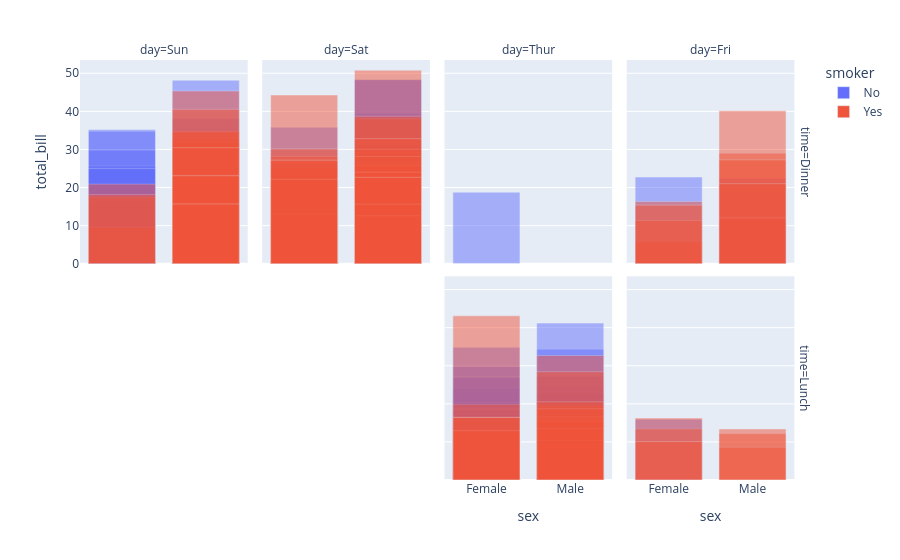

Notebook source saved alongside this figure:
### Code cell
px.bar(tips,x='sex',y='total_bill',color='smoker',barmode='overlay',
      facet_row='time',facet_col='day')

### Figure 1 — Plotly figure (JSON) as saved in the notebook; plotly's stock layout.template omitted (floating-point values rounded to 4 significant figures)
{"data": [{"alignmentgroup": "True", "hovertemplate": "smoker=No<br>time=Dinner<br>day=Sun<br>sex=%{x}<br>total_bill=%{y}<extra></extra>", "legendgroup": "No", "marker": {"color": "#636efa", "opacity": 0.5, "pattern": {"shape": ""}}, "name": "No", "offsetgroup": "No", "orientation": "v", "showlegend": true, "textposition": "auto", "type": "bar", "x": ["Female", "Male", "Male", "Male", "Female", "Male", "Male", "Male", "Male", "Male", "Male", "Female", "Male", "Male", "Female", "Male", "Female", "Male", "Female", "Male", "Male", "Male", "Male", "Male", "Male", "Male", "Male", "Male", "Male", "Female", "Female", "Male", "Male", "Male", "Male", "Male", "Female", "Female", "Male", "Male", "Male", "Male", "Male", "Male", "Female", "Male", "Female", "Female", "Male", "Male", "Male", "Female", "Male", "Male", "Male", "Male", "Male"], "xaxis": "x5", "y": [16.99, 10.34, 21.01, 23.68, 24.59, 25.29, 8.77, 26.88, 15.04, 14.78, 10.27, 35.26, 15.42, 18.43, 14.83, 21.58, 10.33, 16.29, 16.97, 17.46, 13.94, 9.68, 30.4, 18.29, 22.23, 32.4, 28.55, 18.04, 12.54, 10.29, 34.81, 9.94, 25.56, 19.49, 38.07, 23.95, 25.71, 17.31, 29.93, 14.07, 13.13, 17.26, 24.55, 19.77, 29.85, 48.17, 25, 13.39, 16.49, 21.5, 12.66, 16.21, 13.81, 24.52, 20.76, 31.71, 20.69], "yaxis": "y5"}, {"alignmentgroup": "True", "hovertemplate": "smoker=No<br>time=Dinner<br>day=Sat<br>sex=%{x}<br>total_bill=%{y}<extra></extra>", "legendgroup": "No", "marker": {"color": "#636efa", "opacity": 0.5, "pattern": {"shape": ""}}, "name": "No", "offsetgroup": "No", "orientation": "v", "showlegend": false, "textposition": "auto", "type": "bar", "x": ["Male", "Male", "Female", "Female", "Male", "Male", "Male", "Male", "Male", "Male", "Female", "Male", "Male", "Female", "Female", "Male", "Male", "Male", "Female", "Male", "Male", "Male", "Female", "Male", "Male", "Male", "Female", "Male", "Male", "Female", "Female", "Male", "Female", "Male", "Male", "Female", "Male", "Male", "Male", "Male", "Male", "Male", "Female", "Male", "Male"], "xaxis": "x6", "y": [20.65, 17.92, 20.29, 15.77, 39.42, 19.82, 17.81, 13.37, 12.69, 21.7, 19.65, 9.55, 18.35, 15.06, 20.69, 17.78, 24.06, 16.31, 16.93, 18.69, 31.27, 16.04, 26.41, 48.27, 17.59, 20.08, 16.45, 20.23, 12.02, 17.07, 14.73, 10.51, 20.92, 18.24, 14, 7.25, 48.33, 20.45, 13.28, 11.61, 10.77, 10.07, 35.83, 29.03, 17.82], "yaxis": "y6"}, {"alignmentgroup": "True", "hovertemplate": "smoker=No<br>time=Dinner<br>day=Thur<br>sex=%{x}<br>total_bill=%{y}<extra></extra>", "legendgroup": "No", "marker": {"color": "#636efa", "opacity": 0.5, "pattern": {"shape": ""}}, "name": "No", "offsetgroup": "No", "orientation": "v", "showlegend": false, "textposition": "auto", "type": "bar", "x": ["Female"], "xaxis": "x7", "y": [18.78], "yaxis": "y7"}, {"alignmentgroup": "True", "hovertemplate": "smoker=No<br>time=Dinner<br>day=Fri<br>sex=%{x}<br>total_bill=%{y}<extra></extra>", "legendgroup": "No", "marker": {"color": "#636efa", "opacity": 0.5, "pattern": {"shape": ""}}, "name": "No", "offsetgroup": "No", "orientation": "v", "showlegend": false, "textposition": "auto", "type": "bar", "x": ["Male", "Female", "Male"], "xaxis": "x8", "y": [22.49, 22.75, 12.46], "yaxis": "y8"}, {"alignmentgroup": "True", "hovertemplate": "smoker=No<br>time=Lunch<br>day=Thur<br>sex=%{x}<br>total_bill=%{y}<extra></extra>", "legendgroup": "No", "marker": {"color": "#636efa", "opacity": 0.5, "pattern": {"shape": ""}}, "name": "No", "offsetgroup": "No", "orientation": "v", "showlegend": false, "textposition": "auto", "type": "bar", "x": ["Male", "Male", "Male", "Male", "Female", "Male", "Female", "Male", "Male", "Male", "Male", "Female", "Female", "Female", "Male", "Female", "Male", "Male", "Female", "Female", "Male", "Female", "Female", "Male", "Male", "Female", "Female", "Female", "Female", "Female", "Female", "Female", "Female", "Female", "Male", "Male", "Female", "Female", "Female", "Female", "Female", "Male", "Male", "Male"], "xaxis": "x3", "y": [27.2, 22.76, 17.29, 16.66, 10.07, 15.98, 34.83, 13.03, 18.28, 24.71, 21.16, 10.65, 12.43, 24.08, 11.69, 13.42, 14.26, 15.95, 12.48, 29.8, 8.52, 14.52, 11.38, 22.82, 19.08, 20.27, 11.17, 12.26, 18.26, 8.51, 10.33, 14.15, 13.16, 17.47, 34.3, 41.19, 27.05, 16.43, 8.35, 18.64, 11.87, 9.78, 7.51, 7.56], "yaxis": "y3"}, {"alignmentgroup": "True", "hovertemplate": "smoker=No<br>time=Lunch<br>day=Fri<br>sex=%{x}<br>total_bill=%{y}<extra></extra>", "legendgroup": "No", "marker": {"color": "#636efa", "opacity": 0.5, "pattern": {"shape": ""}}, "name": "No", "offsetgroup": "No", "orientation": "v", "showlegend": false, "textposition": "auto", "type": "bar", "x": ["Female"], "xaxis": "x4", "y": [15.98], "yaxis": "y4"}, {"alignmentgroup": "True", "hovertemplate": "smoker=Yes<br>time=Dinner<br>day=Sun<br>sex=%{x}<br>total_bill=%{y}<extra></extra>", "legendgroup": "Yes", "marker": {"color": "#EF553B", "opacity": 0.5, "pattern": {"shape": ""}}, "name": "Yes", "offsetgroup": "Yes", "orientation": "v", "showlegend": true, "textposition": "auto", "type": "bar", "x": ["Female", "Male", "Male", "Male", "Male", "Male", "Male", "Female", "Male", "Male", "Male", "Male", "Male", "Male", "Female", "Male", "Female", "Male", "Male"], "xaxis": "x5", "y": [17.51, 7.25, 31.85, 16.82, 32.9, 17.89, 14.48, 9.6, 34.63, 34.65, 23.33, 45.35, 23.17, 40.55, 20.9, 30.46, 18.15, 23.1, 15.69], "yaxis": "y5"}, {"alignmentgroup": "True", "hovertemplate": "smoker=Yes<br>time=Dinner<br>day=Sat<br>sex=%{x}<br>total_bill=%{y}<extra></extra>", "legendgroup": "Yes", "marker": {"color": "#EF553B", "opacity": 0.5, "pattern": {"shape": ""}}, "name": "Yes", "offsetgroup": "Yes", "orientation": "v", "showlegend": false, "textposition": "auto", "type": "bar", "x": ["Male", "Male", "Male", "Male", "Male", "Male", "Female", "Male", "Female", "Female", "Male", "Female", "Female", "Male", "Male", "Male", "Female", "Female", "Female", "Male", "Male", "Male", "Male", "Male", "Female", "Male", "Male", "Female", "Female", "Female", "Male", "Male", "Male", "Female", "Female", "Male", "Male", "Male", "Male", "Male", "Female", "Male"], "xaxis": "x6", "y": [38.01, 11.24, 20.29, 13.81, 11.02, 18.29, 3.07, 15.01, 26.86, 25.28, 17.92, 44.3, 22.42, 15.36, 20.49, 25.21, 14.31, 10.59, 10.63, 50.81, 15.81, 26.59, 38.73, 24.27, 12.76, 30.06, 25.89, 13.27, 28.17, 12.9, 28.15, 11.59, 7.74, 30.14, 22.12, 24.01, 15.69, 15.53, 12.6, 32.83, 27.18, 22.67], "yaxis": "y6"}, {"alignmentgroup": "True", "hovertemplate": "smoker=Yes<br>time=Dinner<br>day=Fri<br>sex=%{x}<br>total_bill=%{y}<extra></extra>", "legendgroup": "Yes", "marker": {"color": "#EF553B", "opacity": 0.5, "pattern": {"shape": ""}}, "name": "Yes", "offsetgroup": "Yes", "orientation": "v", "showlegend": false, "textposition": "auto", "type": "bar", "x": ["Male", "Female", "Female", "Male", "Male", "Male", "Male", "Female", "Female"], "xaxis": "x8", "y": [28.97, 5.75, 16.32, 40.17, 27.28, 12.03, 21.01, 11.35, 15.38], "yaxis": "y8"}, {"alignmentgroup": "True", "hovertemplate": "smoker=Yes<br>time=Lunch<br>day=Thur<br>sex=%{x}<br>total_bill=%{y}<extra></extra>", "legendgroup": "Yes", "marker": {"color": "#EF553B", "opacity": 0.5, "pattern": {"shape": ""}}, "name": "Yes", "offsetgroup": "Yes", "orientation": "v", "showlegend": false, "textposition": "auto", "type": "bar", "x": ["Male", "Male", "Male", "Female", "Male", "Male", "Male", "Male", "Female", "Female", "Male", "Male", "Female", "Female", "Female", "Male", "Female"], "xaxis": "x3", "y": [19.44, 32.68, 16, 19.81, 28.44, 15.48, 16.58, 10.34, 43.11, 13, 13.51, 18.71, 12.74, 13, 16.4, 20.53, 16.47], "yaxis": "y3"}, {"alignmentgroup": "True", "hovertemplate": "smoker=Yes<br>time=Lunch<br>day=Fri<br>sex=%{x}<br>total_bill=%{y}<extra></extra>", "legendgroup": "Yes", "marker": {"color": "#EF553B", "opacity": 0.5, "pattern": {"shape": ""}}, "name": "Yes", "offsetgroup": "Yes", "orientation": "v", "showlegend": false, "textposition": "auto", "type": "bar", "x": ["Male", "Female", "Male", "Male", "Female", "Female"], "xaxis": "x4", "y": [12.16, 13.42, 8.58, 13.42, 16.27, 10.09], "yaxis": "y4"}], "layout": {"annotations": [{"font": {}, "showarrow": false, "text": "day=Sun", "x": 0.115, "xanchor": "center", "xref": "paper", "y": 1, "yanchor": "bottom", "yref": "paper"}, {"font": {}, "showarrow": false, "text": "day=Sat", "x": 0.365, "xanchor": "center", "xref": "paper", "y": 1, "yanchor": "bottom", "yref": "paper"}, {"font": {}, "showarrow": false, "text": "day=Thur", "x": 0.615, "xanchor": "center", "xref": "paper", "y": 1, "yanchor": "bottom", "yref": "paper"}, {"font": {}, "showarrow": false, "text": "day=Fri", "x": 0.865, "xanchor": "center", "xref": "paper", "y": 1, "yanchor": "bottom", "yref": "paper"}, {"font": {}, "showarrow": false, "text": "time=Lunch", "textangle": 90, "x": 0.98, "xanchor": "left", "xref": "paper", "y": 0.2425, "yanchor": "middle", "yref": "paper"}, {"font": {}, "showarrow": false, "text": "time=Dinner", "textangle": 90, "x": 0.98, "xanchor": "left", "xref": "paper", "y": 0.7575, "yanchor": "middle", "yref": "paper"}], "autosize": true, "barmode": "overlay", "legend": {"title": {"text": "smoker"}, "tracegroupgap": 0}, "margin": {"t": 60}, "xaxis": {"anchor": "y", "autorange": true, "domain": [0, 0.23], "range": [-0.5, 1.5], "title": {"text": "sex"}}, "xaxis2": {"anchor": "y2", "domain": [0.25, 0.48], "matches": "x", "title": {"text": "sex"}}, "xaxis3": {"anchor": "y3", "autorange": true, "domain": [0.5, 0.73], "matches": "x", "range": [-0.5, 1.5], "title": {"text": "sex"}, "type": "category"}, "xaxis4": {"anchor": "y4", "autorange": true, "domain": [0.75, 0.98], "matches": "x", "range": [-0.5, 1.5], "title": {"text": "sex"}, "type": "category"}, "xaxis5": {"anchor": "y5", "autorange": true, "domain": [0, 0.23], "matches": "x", "range": [-0.5, 1.5], "showticklabels": false, "type": "category"}, "xaxis6": {"anchor": "y6", "autorange": true, "domain": [0.25, 0.48], "matches": "x", "range": [-0.5, 1.5], "showticklabels": false, "type": "category"}, "xaxis7": {"anchor": "y7", "autorange": true, "domain": [0.5, 0.73], "matches": "x", "range": [-0.5, 1.5], "showticklabels": false, "type": "category"}, "xaxis8": {"anchor": "y8", "autorange": true, "domain": [0.75, 0.98], "matches": "x", "range": [-0.5, 1.5], "showticklabels": false, "type": "category"}, "yaxis": {"anchor": "x", "autorange": true, "domain": [0, 0.485], "range": [0, 53.48], "title": {"text": "total_bill"}}, "yaxis2": {"anchor": "x2", "domain": [0, 0.485], "matches": "y", "showticklabels": false}, "yaxis3": {"anchor": "x3", "autorange": true, "domain": [0, 0.485], "matches": "y", "range": [0, 53.48], "showticklabels": false, "type": "linear"}, "yaxis4": {"anchor": "x4", "autorange": true, "domain": [0, 0.485], "matches": "y", "range": [0, 53.48], "showticklabels": false, "type": "linear"}, "yaxis5": {"anchor": "x5", "autorange": true, "domain": [0.515, 1], "matches": "y", "range": [0, 53.48], "title": {"text": "total_bill"}, "type": "linear"}, "yaxis6": {"anchor": "x6", "autorange": true, "domain": [0.515, 1], "matches": "y", "range": [0, 53.48], "showticklabels": false, "type": "linear"}, "yaxis7": {"anchor": "x7", "autorange": true, "domain": [0.515, 1], "matches": "y", "range": [0, 53.48], "showticklabels": false, "type": "linear"}, "yaxis8": {"anchor": "x8", "autorange": true, "domain": [0.515, 1], "matches": "y", "range": [0, 53.48], "showticklabels": false, "type": "linear"}}}
